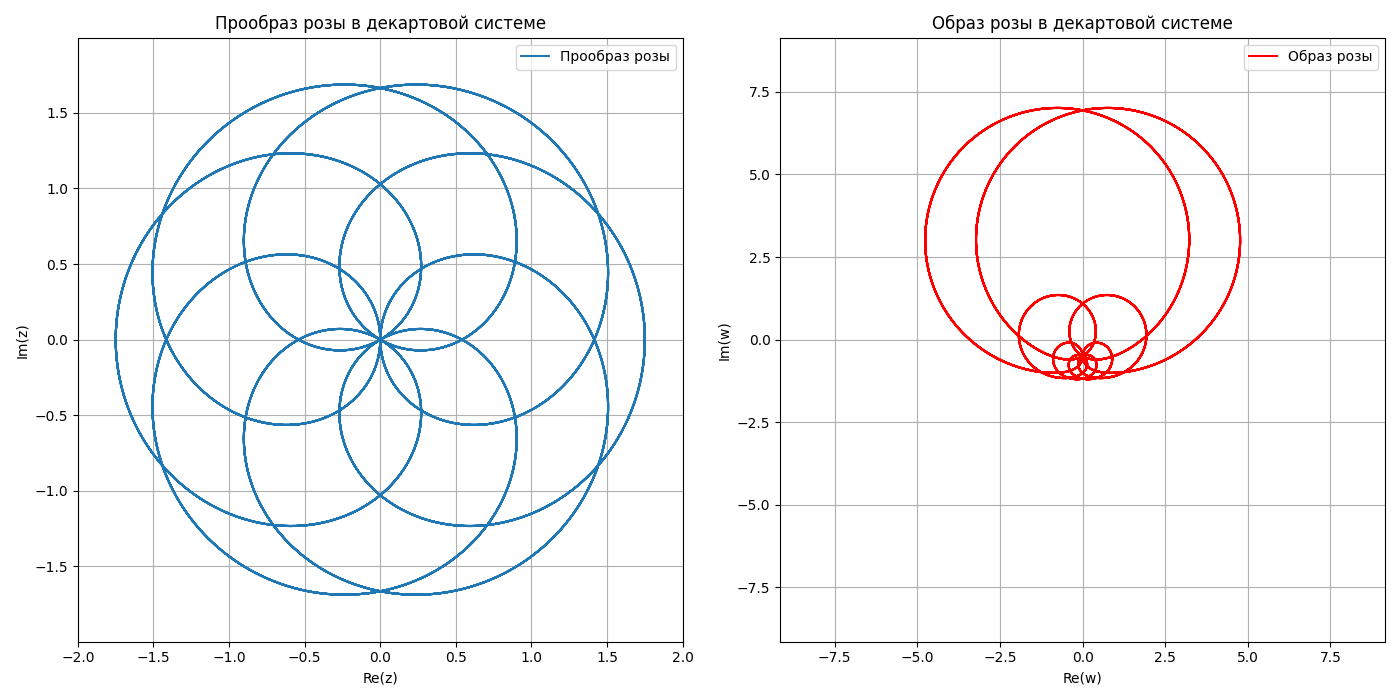

Recreate this plot in Python.
import numpy as np
import matplotlib.pyplot as plt

# Параметры
alpha = 1.75
beta = 3 / 5

# Определение функции розы
def rose(t, alpha, beta):
    return alpha * np.abs(np.cos(beta * t))

# Генерация параметра t
t = np.linspace(0, 50 * np.pi, 50000)
z = rose(t, alpha, beta) * np.exp(1j * t)

# Конформное отображение
def f(z):
    return (2 * z - 1j) / (2 + 1j * z)

w = f(z)

# Визуализация
plt.figure(figsize=(14, 7))

# Оригинальный образ розы
plt.subplot(1, 2, 1)
plt.plot(z.real, z.imag, label='Прообраз розы')
plt.xlabel('Re(z)')
plt.ylabel('Im(z)')
plt.title('Прообраз розы в декартовой системе')
plt.legend()
plt.axis('equal')
plt.grid(True)
plt.xlim(-2, 2)
plt.ylim(-2, 2)

# Образ розы после конформного отображения
plt.subplot(1, 2, 2)
plt.plot(w.real, w.imag, label='Образ розы', color='r')
plt.xlabel('Re(w)')
plt.ylabel('Im(w)')
plt.title('Образ розы в декартовой системе')
plt.legend()
plt.axis('equal')
plt.grid(True)
plt.xlim(-10, 10)
plt.ylim(-10, 10)

plt.tight_layout()
plt.show()
